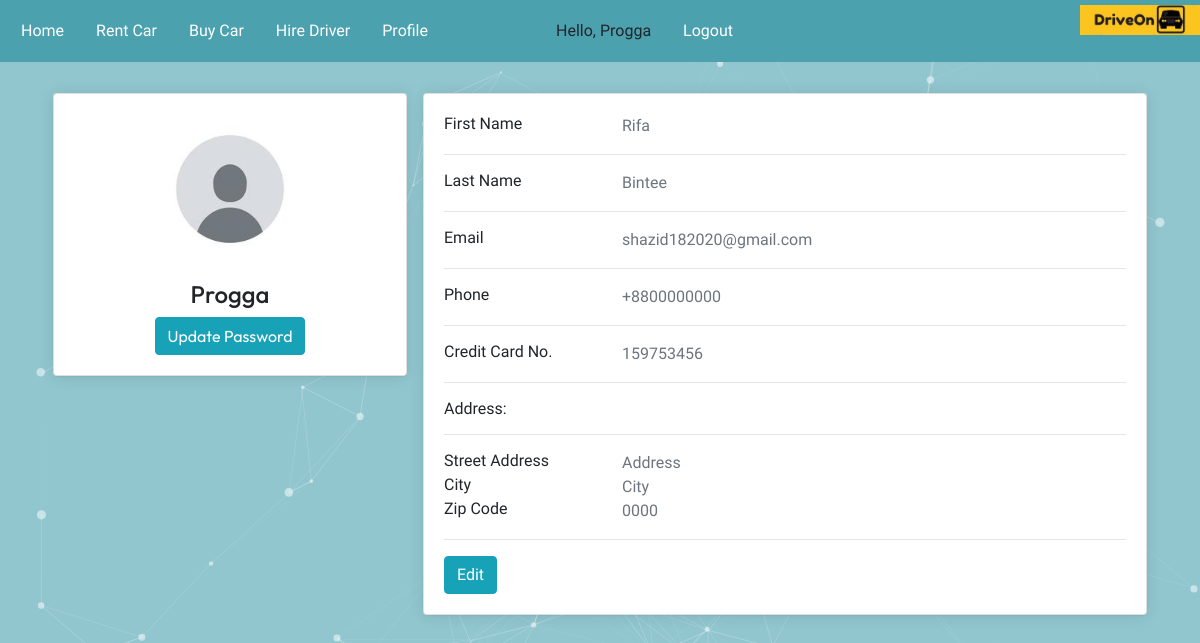
Screenshot of /profile/ (signed in) with the database file from the repository.
### cusProfile/models.py (models this page shows, shortened)
class CusProfile(models.Model):
    user = models.OneToOneField(User, on_delete=models.CASCADE)
    image = models.ImageField(default='default.jpg', upload_to='profile_pic')
    phone_num = models.CharField(default='+8800000000', max_length=11)
    credit_card_num = models.CharField(default='159753456', max_length=10)
    address = models.CharField(default='Address', max_length=100)
    city = models.CharField(default='City', max_length=20)
    zip_code = models.CharField(default='0000', max_length=4)

### demo/views.py (the view)
# urls.py: path('profile/', driveon.viewProfile, name='view-profile'),
@login_required(login_url='login')
def viewProfile(request):
    user_id = request.user
    pro_info = CusProfile.objects.filter(user=request.user).first()
    context={
        'user_id': user_id,
        'pro_info': pro_info
    }
    return render(request, 'userprofile.html', context)

### demo/templates/userprofile.html (shortened to what this page needs)
{% extends 'base.html' %}
{% load static %}
{% block content %}
<!DOCTYPE html>
<html lang="en">
    <head>
        <link rel="stylesheet" href="{% static 'assets/css/profile.css' %}">
        <link href='https://stackpath.bootstrapcdn.com/bootstrap/4.4.1/css/bootstrap.min.css' rel='stylesheet'>
        <link href='https://cdnjs.cloudflare.com/ajax/libs/jquery/3.2.1/jquery.min.js' rel='stylesheet'>
        <link href='https://stackpath.bootstrapcdn.com/bootstrap/4.4.1/js/bootstrap.bundle.min.js' rel='stylesheet'>
      </head>
<body>
  <div id="particles-js"></div>
<div class="container" >
    <div class="main-body">
          <div class="row gutters-sm">
            <div class="col-lg-4">
              <div class="card">
                <div class="card-body">
                  <div class="d-flex flex-column align-items-center text-center">
                    <img src="{{pro_info.image.url}}" alt="{{user_id.username}}.jpg" class="rounded-circle" width="150">
                    <div class="mt-3">
                      <h4>{{user_id.username}}</h4>
                    </div>
                    <div class="col-sm-12">
                      <a class="btn btn-info "  href="{% url 'change-password' %}">Update Password</a>
                    </div>
                  </div>
                </div>
              </div>
            </div>
            <div class="col-md-8">
              <div class="card mb-3">
                <div class="card-body">
                  <div class="row">
                    <div class="col-sm-3">
                      <h6 class="mb-0">First Name</h6>
                    </div>
                    <div class="col-sm-9 text-secondary">
                      {{user_id.first_name}}
                    </div>
                  </div>
                  <hr>
                  <div class="row">
                    <div class="col-sm-3">
                      <h6 class="mb-0">Last Name</h6>
                    </div>
                    <div class="col-sm-9 text-secondary">
                      {{user_id.last_name}}
                    </div>
                  </div>
                  <hr>
                  <div class="row">
                    <div class="col-sm-3">
                      <h6 class="mb-0">Email</h6>
                    </div>
                    <div class="col-sm-9 text-secondary">
                      {{user_id.email}}
                    </div>
                  </div>
                  <hr>
                  <div class="row">
                    <div class="col-sm-3">
                      <h6 class="mb-0">Phone</h6>
                    </div>
                    <div class="col-sm-9 text-secondary">
                      {{pro_info.phone_num}}
                    </div>
                  </div>
                  <hr>
                  <div class="row">
                    <div class="col-sm-3">
                      <h6 class="mb-0">Credit Card No.</h6>
                    </div>
                    <div class="col-sm-9 text-secondary">
                      {{pro_info.credit_card_num}}
                    </div>
                  </div>
                  <hr>
                  <div class="row">
                    <div class="col-sm-3">
                      <h6 class="mb-0">Address:</h6>
                    </div>
                  </div>
                  <hr>
                  <div class="row">
                    <div class="col-sm-3">
                      <h6 class="mb-0">Street Address</h6>
                    </div>
                    <div class="col-sm-9 text-secondary">
                      {{pro_info.address}}
                    </div>
                  </div>
                  <div class="row">
                    <div class="col-sm-3">
                      <h6 class="mb-0">City</h6>
                    </div>
                    <div class="col-sm-9 text-secondary">
                      {{pro_info.city}}
                    </div>
                  </div>
                  <div class="row">
                    <div class="col-sm-3">
                      <h6 class="mb-0">Zip Code</h6>
                    </div>
                    <div class="col-sm-9 text-secondary">
                      {{pro_info.zip_code}}
                    </div>
                  </div>
                  <hr>
                  <div class="row">
                    <div class="col-sm-12">
                      <a class="btn btn-info "  href="{% url 'edit-profile' %}">Edit</a>
                    </div>
                  </div>
                </div>
              </div>
            </div>
          </div>
        </div>
    </div>
</body>
</html>
{% endblock %}

### demo/templates/base.html (shortened to what this page needs)
{% load static %}
<!DOCTYPE html>
<html>
<head>
</head>
<body>
  <div class="logo">
    <a href="{% url 'home' %}" ><img src="{% static 'assets/logo.jpg' %}" alt="logo"></a>
  </div>
    <ul>
      <li><a href="{% url 'home' %}">Home</a></li>
      <li><a href="{% url 'rent-car' %}">Rent Car</a></li>
      <li><a href="{% url 'buy-car' %}">Buy Car</a></li>
      <li><a href="{% url 'driver' %}">Hire Driver</a></li>
      <li><a href="{% url 'view-profile' %}">Profile</a></li>
    <li><a href="#">                          </a></li>
    <li><a href="#">                           </a></li>
        <li><a href="#">                          </a></li>
      <li><a>Hello, {{request.user}}</a></li>
      <li><a href="{% url 'logout' %}">Logout</a></li>
    </ul>
    {% block content %}
    {% endblock %}
</body>
</html>

### demo/static/assets/css/profile.css (style rules this page uses)
body { margin-top:20px; color: #1a202c; text-align: left; background-color: #e2e8f0; font-family: 'Ropa Sans', sans-serif }
.main-body { padding: 15px; }
.card { box-shadow: 0 1px 15px 0 rgba(0,0,0,.1), 0 1px 2px 0 rgba(0,0,0,.06); }
.card { position: relative; display: flex; flex-direction: column; min-width: 0; word-wrap: break-word; background-color: #fff; background-clip: border-box; border: 0 solid rgba(0,0,0,.125); border-radius: .25rem; }
.col-md-8,.col-lg-8 { font-family: 'Ropa Sans', sans-serif }
.col-lg-4 { font-family: 'Outfit', sans-serif }
.card-body { flex: 1 1 auto; min-height: 1px; padding: 1rem; }
.gutters-sm { margin-right: -8px; margin-left: -8px; }
.gutters-sm>.col, .gutters-sm>[class*=col-] { padding-right: 8px; padding-left: 8px; }
.mb-3, .my-3 { margin-bottom: 1rem!important; }
#particles-js { position: fixed; z-index: -1; width: 100%; height: 100%; top: 0; left: 0; background-color:#91c6cf; }
.container { position: relative; z-index: 1; }

### rows the page displays
CusProfile: image (placeholder picture), phone_num "+8800000000", credit_card_num "159753456", address "Address", city "City", zip_code "0000"

### other values shown
{{ request.user }} "Progga"
{{ user_id.username }} "Progga"
{{ user_id.first_name }} "Rifa"
{{ user_id.last_name }} "Bintee"
{{ user_id.email }} "shazid182020@gmail.com"
